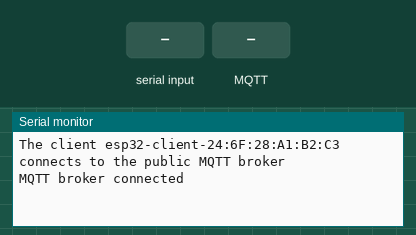
A sketch run on a simulated ESP32. Parts: the last lines printed to the serial monitor. Inputs (shaded band) come from the test bench. WiFi joins after 1.5 s; servers stay silent unless stated; no MQTT or app messages arrive unless stated.

Above: at 1.2 s.
1.3 s: "sub\n" received over Serial
At 2.2 s:
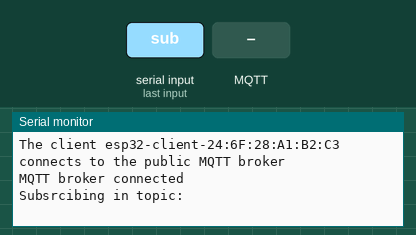
2.8 s: MQTT message "=" arrives on the first subscribed topic
At 3.3 s:
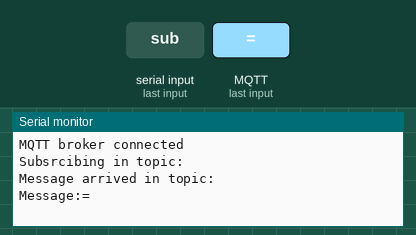
4.3 s: MQTT message "&" arrives on the first subscribed topic
At 5.5 s:
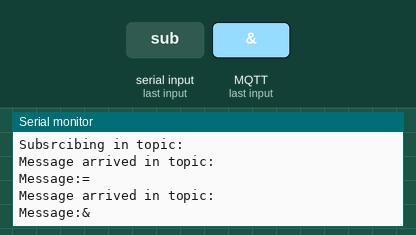
5.8 s: "pub\n" received over Serial
At 6.8 s:
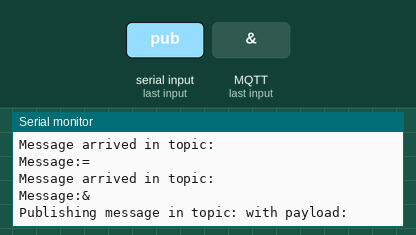
7.3 s: MQTT message "sub" arrives on the first subscribed topic
At 8.0 s:
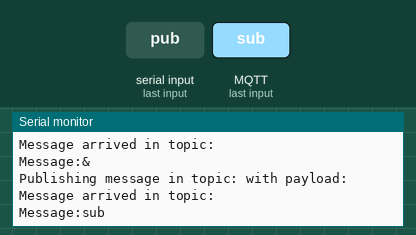
8.8 s: MQTT message "pub" arrives on the first subscribed topic
At 10.3 s:
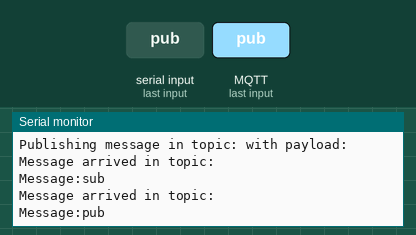

The sketch:

main.ino
```cpp
#include <WiFi.h>
#include <WiFiClient.h>
#include <PubSubClient.h>

#define SSID "galax"
#define PASSWORD "123456789"
#define MQTT_BROKER "broker.emqx.io"
#define MQTT_PORT 1883

WiFiClient espClient;
PubSubClient mqttClient(espClient);

void mqttCallback(char* topic, byte* payload, unsigned int length) {
  Serial.print("Message arrived in topic: ");
  Serial.println(topic);
  Serial.print("Message:");
  String mqttMessage;
  for (int i = 0; i < length; i++)
    mqttMessage += (char)payload[i];
  Serial.println(mqttMessage);
}

void setup(void) {
  Serial.begin(115200);
  WiFi.mode(WIFI_STA);
  WiFi.begin(SSID, PASSWORD);
  mqttClient.setServer(MQTT_BROKER, MQTT_PORT);
  mqttClient.setCallback(mqttCallback);
  while (!mqttClient.connected()) {
    String client_id = "esp32-client-";
    client_id += String(WiFi.macAddress());
    Serial.printf("The client %s connects to the public MQTT broker\n", client_id.c_str());
    if (mqttClient.connect(client_id.c_str())) {
      Serial.println("MQTT broker connected");
    } else {
      Serial.print("failed with state ");
      Serial.print(mqttClient.state());
      delay(2000);
    }
  }
}

void loop(void) {
  mqttClient.loop();
  if (Serial.available()) {
    String command = Serial.readStringUntil('\n');
    processCommand(command);
  }
  delay(2);  //allow the cpu to switch to other tasks
}

//This function parses keys and values in this format:
//argName1=argValue1&argname2=argValue2&argName3=argValue3
void processCommand(String command) {
  String params[4][2];
  uint8_t i = 0;
  int eqIdx, andIdx;
  do {
    eqIdx = command.indexOf("=");
    andIdx = command.indexOf("&");
    String key = command.substring(0, eqIdx);
    String value = command.substring(eqIdx + 1, andIdx);
    //Serial.println("key:" + key + "\tvalue: " + value);
    params[i][0] = key;
    params[i][1] = value;
    i++;
    command = command.substring(andIdx + 1);
  } while (andIdx != -1);
  //subscribing for a topic using this command in serial:
  //command=sub&topic=anything
  if (params[0][1] == "sub") {
    String topic = params[1][1];
    Serial.println("Subsrcibing in topic:" + topic);
    mqttClient.subscribe(topic.c_str());
  }
  //Sending a message in a topic using this command in serial:
  //command=pub&topic=anything&message=anythingElse
  else if (params[0][1] == "pub") {
    String topic = params[1][1];
    String message = params[2][1];
    Serial.println("Publishing message in topic:" + topic + " with payload: " + message);
    mqttClient.publish(topic.c_str(), message.c_str());
  }
}
```

Measured:
- after the input at 1.3 s, the serial monitor: prints a new line at once (image 1)
- after the input at 2.8 s, the serial monitor: prints a new line at once (image 2)
- after the input at 4.3 s, the serial monitor: prints a new line at once (image 3)
- after the input at 5.8 s, the serial monitor: prints a new line at once (image 4)
- after the input at 7.3 s, the serial monitor: prints a new line at once (image 5)
- after the input at 8.8 s, the serial monitor: prints a new line at once (image 6)
